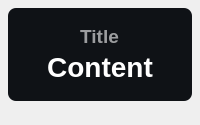
<?xml version="1.0" encoding="UTF-8"?>
<ui version="4.0">
 <class>Form</class>
 <widget class="QWidget" name="Form">
  <property name="geometry">
   <rect>
    <x>0</x>
    <y>0</y>
    <width>200</width>
    <height>125</height>
   </rect>
  </property>
  <property name="minimumSize">
   <size>
    <width>0</width>
    <height>0</height>
   </size>
  </property>
  <property name="maximumSize">
   <size>
    <width>16777215</width>
    <height>65536</height>
   </size>
  </property>
  <property name="windowTitle">
   <string>基本组件</string>
  </property>
  <layout class="QHBoxLayout" name="horizontalLayout">
   <property name="spacing">
    <number>20</number>
   </property>
   <property name="leftMargin">
    <number>8</number>
   </property>
   <property name="topMargin">
    <number>8</number>
   </property>
   <property name="rightMargin">
    <number>8</number>
   </property>
   <property name="bottomMargin">
    <number>24</number>
   </property>
   <item>
    <widget class="QFrame" name="backgnd">
     <property name="styleSheet">
      <string notr="true">background-color: rgba(15, 18, 22, 255);
border-radius: 8px</string>
     </property>
     <property name="frameShape">
      <enum>QFrame::StyledPanel</enum>
     </property>
     <property name="frameShadow">
      <enum>QFrame::Raised</enum>
     </property>
     <layout class="QVBoxLayout" name="verticalLayout">
      <property name="spacing">
       <number>0</number>
      </property>
      <property name="topMargin">
       <number>14</number>
      </property>
      <property name="bottomMargin">
       <number>14</number>
      </property>
      <item>
       <layout class="QHBoxLayout" name="titleLayout">
        <item>
         <widget class="QLabel" name="title">
          <property name="sizePolicy">
           <sizepolicy hsizetype="Maximum" vsizetype="Maximum">
            <horstretch>0</horstretch>
            <verstretch>0</verstretch>
           </sizepolicy>
          </property>
          <property name="font">
           <font>
            <family>Microsoft YaHei UI</family>
            <pointsize>14</pointsize>
            <weight>75</weight>
            <bold>true</bold>
           </font>
          </property>
          <property name="styleSheet">
           <string notr="true">color: rgba(255, 255, 255, 150);
font-weight: bold;
background-color: rgba(255, 255, 255, 0);</string>
          </property>
          <property name="text">
           <string>Title</string>
          </property>
          <property name="textFormat">
           <enum>Qt::PlainText</enum>
          </property>
          <property name="alignment">
           <set>Qt::AlignCenter</set>
          </property>
         </widget>
        </item>
       </layout>
      </item>
      <item>
       <layout class="QHBoxLayout" name="contentLayout">
        <item>
         <widget class="QLabel" name="content">
          <property name="sizePolicy">
           <sizepolicy hsizetype="Maximum" vsizetype="Maximum">
            <horstretch>0</horstretch>
            <verstretch>0</verstretch>
           </sizepolicy>
          </property>
          <property name="font">
           <font>
            <family>Microsoft YaHei UI</family>
            <pointsize>21</pointsize>
            <weight>75</weight>
            <bold>true</bold>
           </font>
          </property>
          <property name="styleSheet">
           <string notr="true">border: none;
color: rgba(255, 255, 255, 255);
font-weight: bold;
background-color: rgba(255, 255, 255, 0);</string>
          </property>
          <property name="text">
           <string>Content</string>
          </property>
          <property name="textFormat">
           <enum>Qt::PlainText</enum>
          </property>
          <property name="alignment">
           <set>Qt::AlignCenter</set>
          </property>
         </widget>
        </item>
       </layout>
      </item>
     </layout>
    </widget>
   </item>
  </layout>
 </widget>
 <resources/>
 <connections/>
</ui>
